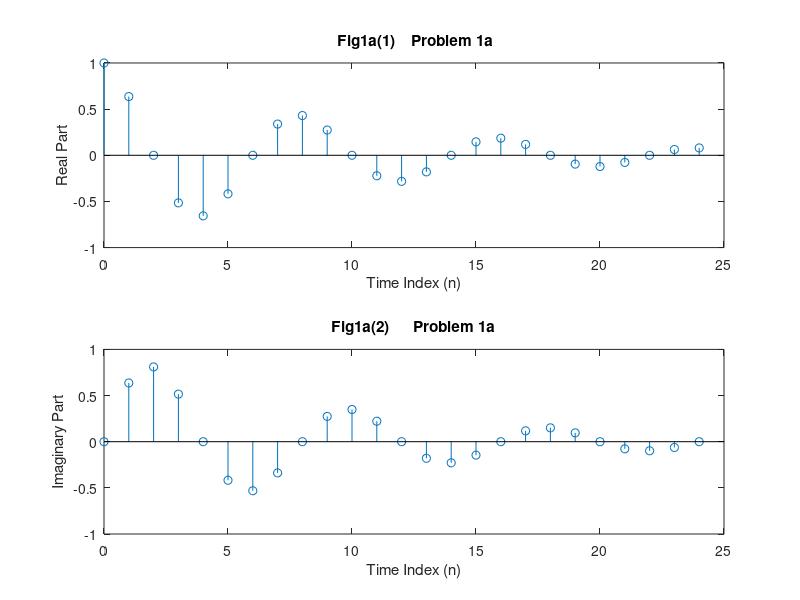
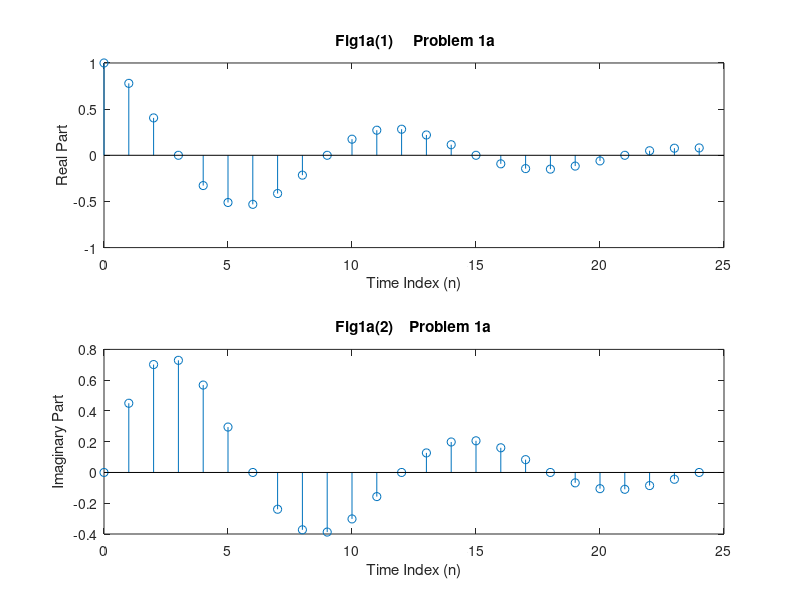
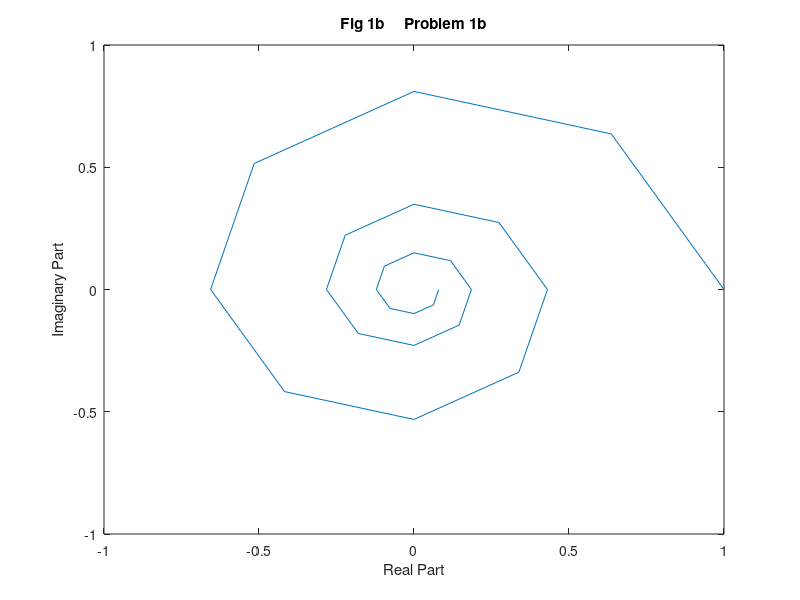
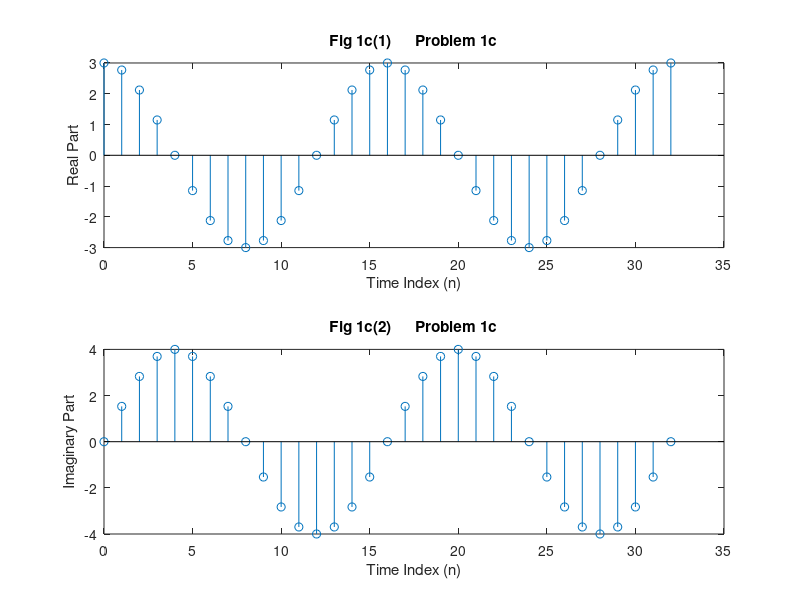

These charts were generated, in order, by the following MATLAB code:

%problem 1(a)
% Use Eeuler's identity  to generate a complex exponential
 
n = 0:24;  % vector of time indices 
  x = (0.9.^n).*(cos(pi/4*n)+ 1j*sin(pi/4*n)); % The equation of X[n]
 
  figure(1)
  subplot(211) 
     stem(n, real(x)) %Plots the data sequence of  Real part at the values specified in n
  title(' Fig1a(1)    Problem 1a') % the title of first graph
  xlabel('Time Index (n)'); ylabel('Real Part')%To label the graph on x axis and y asix
  
  subplot(212) 
    stem(n, imag(x)) % Plots the data sequence of Imaginary Part 
  title('Fig1a(2)      Problem 1a')
  xlabel('Time Index (n)'); ylabel('Imaginary Part')
 
  index = 0:24;  % vector of time indices 
  y = (0.9.^index).*(cos(pi/6*index)+ 1j*sin(pi/6*index)); % The equation of X[n]
  
   
  % Problem 1(a) second part                                              
   
  figure(2)
  subplot(211) 
     stem(index, real(y)) %Plots the data sequence of  Real part at the values specified in n
  title(' Fig1a(1)     Problem 1a') % the title of first graph
  xlabel('Time Index (n)'); ylabel('Real Part')%To label the graph on x axis and y asix
  
  subplot(212) 
    stem(index, imag(y)) % Plots the data sequence of Imaginary Part 
  title('Fig1a(2)    Problem 1a')
  xlabel('Time Index (n)'); ylabel('Imaginary Part')
  
  %Problem 1-(b) 
     
   figure (3)
     plot (real(x), imag(x)) %Plot 
  title('Fig 1b     Problem 1b')
  xlabel('Real Part');ylabel('Imaginary Part')
 
  
 %Problem 1-(c)
   figure (4)
  n = 0:32;
  x = (3*cos(pi*n/8)+ 4j*sin(pi*n/8));
  subplot(211) 
  stem(n, real(x)) 
  title('Fig 1c(1)      Problem 1c')
  xlabel('Time Index (n)') ; ylabel('Real Part')
  subplot(212) 
  stem(n, imag(x)) 
  title('Fig 1c(2)      Problem 1c')
   xlabel('Time Index (n)'); ylabel('Imaginary Part')
 
  figure (5)
  n = 0:32;
  x = (1.1.^n).*(cos(pi*n/10+ pi/4)+ 1j*sin (0));
  subplot(211) 
  stem(n, real(x)) 
  title('  Fig 1c(3)     Problem 1c  ')
  xlabel('Time Index (n)'); ylabel('Real Part')
  subplot(212) 
  stem(n, imag(x)) 
  title('Fig 1c(3)        Problem 1c ')
  xlabel('Time Index (n)'); ylabel('Imaginary Part')


